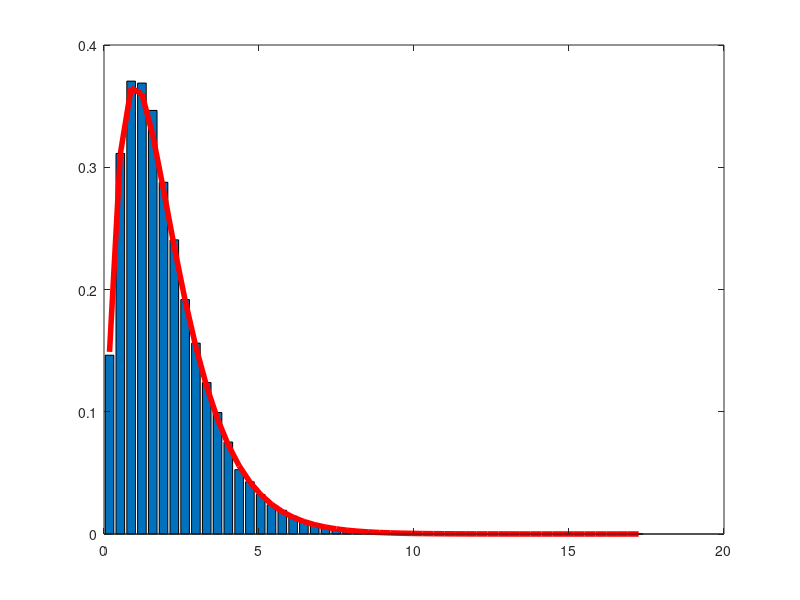

This chart was generated by the following MATLAB code:
clear variables;
close all;
clc;

%% Variables
N = 50000;
X = rand(1,N);
Y = rand(1,N);
lambda_x = 1;
lambda_y = 2;

X = -1/lambda_x*log(1-X);
Y = -1/lambda_y*log(1-Y);

U = X + 2*Y;

%% affichage
[h_U,u_out] = hist(U,50);
bar(u_out,h_U/trapz(u_out,h_U));
hold on;

densite_X = lambda_x*exp(-lambda_x*X);
densite_Y = lambda_y*exp(-lambda_y*Y);
densite_U = u_out.*exp(-u_out);
plot(u_out,densite_U,'r','Linewidth',4);

%% Esperance
esp_th = 2;
esp_emp = mean(U)

%% Variance
var_th = 2;
var_emp = std(U)^2